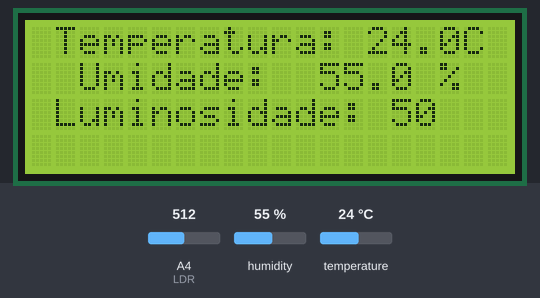
Bench run of a sketch on a simulated Arduino Uno, built with avr-gcc and run on an emulated ATmega328P. On the bench: 20×4 character LCD. The inputs (shaded band) are chosen by the test bench; at power-on: humidity 55 %, A4 (LDR) = 512, temperature 24 °C. What the sketch prints to the serial monitor is not drawn.

Above: at 6.2 s.
6.3 s: humidity set to 22 %
At 7.4 s:
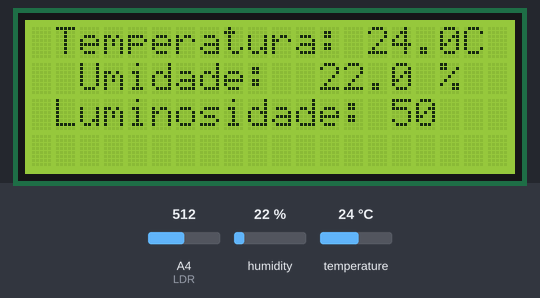
8.6 s: A4 (LDR) set to 716
At 10.0 s:
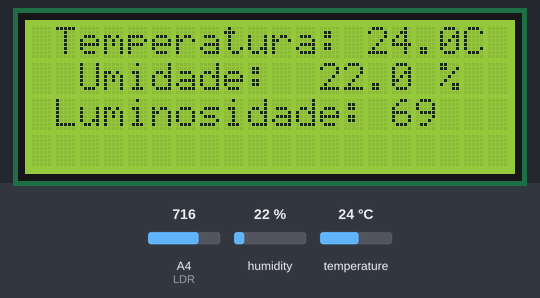
10.6 s: temperature set to 12 °C
At 11.5 s:
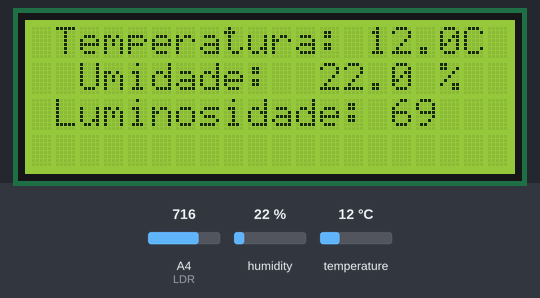
12.6 s: A4 (LDR) set to 900
At 14.1 s:
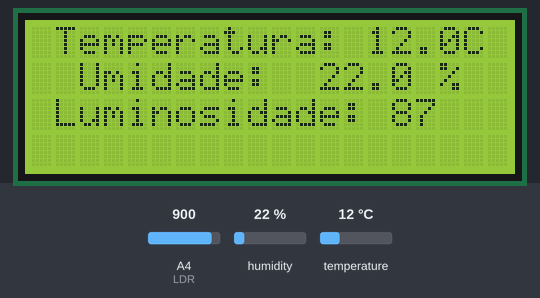
14.7 s: humidity set to 40 %
At 15.5 s:
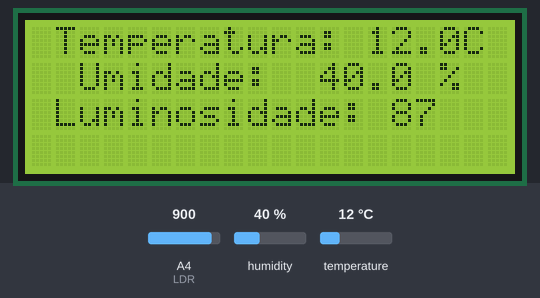
16.7 s: A4 (LDR) set to 1023
At 18.2 s:
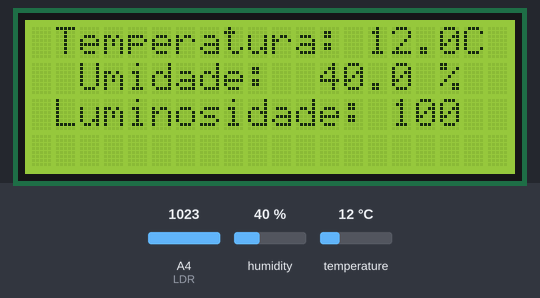
Timing chart, 0 to 19.7 s (numbered marks = the images above; inputs shaded):
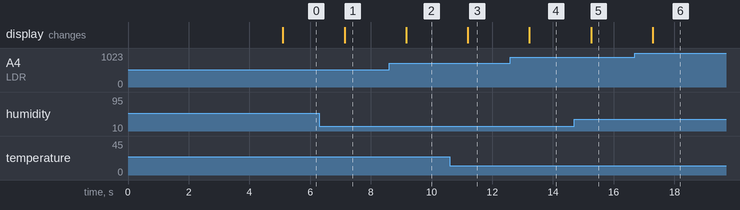

The sketch:

EstacaoMetereologica.ino
```cpp
#include <LiquidCrystal.h>   //Biblioteca do LCD.
#include <DHT.h>   //Biblioteca do DHT.

LiquidCrystal lcd(7, 6, 5, 4, 3, 2);   //Definição de portas do display.
DHT dht(A5, DHT11);   //Definição de porta analógica e tipo do sensor DHT.
float temperatura, umidade;
int luminosidade, LDR = A4, lux = 0;


void setup()
{
  dht.begin();   //Inicialização do sensor.
  Serial.begin(9600);   //Inicialização da comunicação serial.
  lcd.begin(20, 4);   //Inicialização do display e definição de colunas e linhas.
  lcd.clear();   //Limpeza do display.
  //Impressçao de apresentação inicial do projeto:
  lcd.setCursor(6, 0);
  lcd.print("Estacao");
  lcd.setCursor(3, 1);
  lcd.print("Metereologica");
  lcd.setCursor(4, 3);
  lcd.print("IEEE - UEFS");
  delay(5000);   //Intervalo de 5s.
  lcd.clear();   //Limpeza do display.

  //Impressão de informações fixas na tela:
  lcd.setCursor(1, 0);
  lcd.print("Temperatura: ");
  lcd.setCursor(18, 0);
  lcd.print("C");
  lcd.setCursor(2, 1);
  lcd.print("Umidade: ");
  lcd.setCursor(17, 1);
  lcd.print("%");
  lcd.setCursor(1, 2);
  lcd.print("Luminosidade: ");
}

void loop()
{
  temperatura = dht.readTemperature();
  umidade = dht.readHumidity();
  luminosidade = analogRead(LDR);   //Lê valor (0 ~ 1023).
  lux = map(luminosidade, 0, 1023, 0, 100);

  if (isnan(temperatura) || isnan(umidade)) {
    Serial.println("Falha na leitura do sensor!");
  } else {
    //Impressão de temperatura no monitor serial:
    Serial.print("Temperatura: ");
    Serial.print(temperatura, 1);
    Serial.println("ºC");
    //Impressão de temperatura no display:
    lcd.setCursor(14, 0);
    lcd.print(temperatura, 1);

    //Impressão de umidade no monitor serial:
    Serial.print("Umidade: ");
    Serial.print(umidade, 1);
    Serial.println("%");
    //Impressão de humidade no display:
    lcd.setCursor(12, 1);
    lcd.print(umidade, 1);

    //Impressão de luminosidade no monitor serial:
    Serial.print("Luminosidade: ");
    Serial.println(lux);
    //Impressão de luminosidade no display:
    lcd.setCursor(15, 2);
    lcd.print(lux);
  }
  delay(1000);   //Intervalo de leitura a cada 5s.
}
```

Measured:
- after the input at 6.3 s, the display: changes after 0.83 s (image 1)
- after the input at 8.6 s, the display: changes after 0.56 s (image 2)
- after the input at 10.6 s, the display: changes after 0.59 s (image 3)
- after the input at 12.6 s, the display: changes after 0.63 s (image 4)
- after the input at 14.7 s, the display: changes after 0.56 s (image 5)
- after the input at 16.7 s, the display: changes after 0.59 s (image 6)
